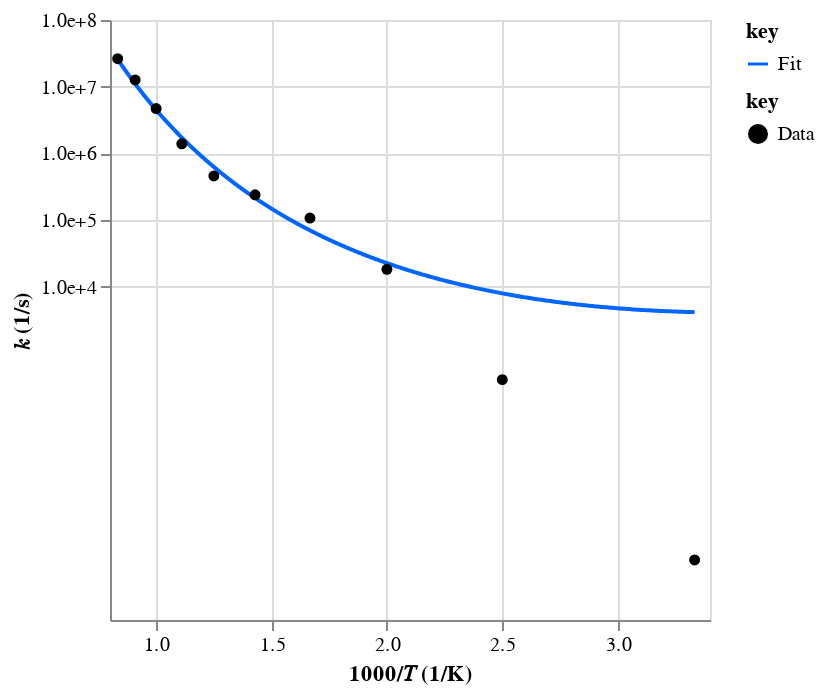
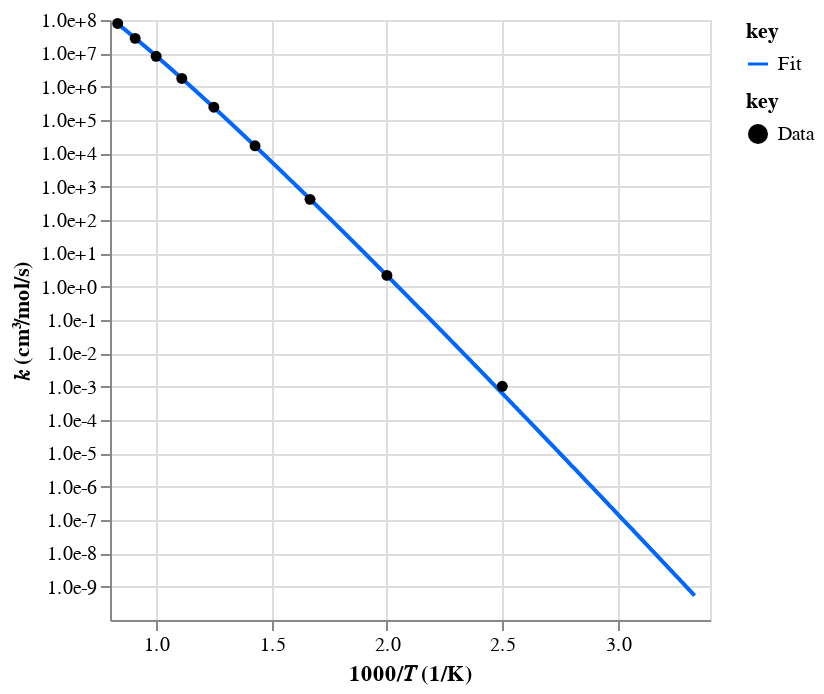
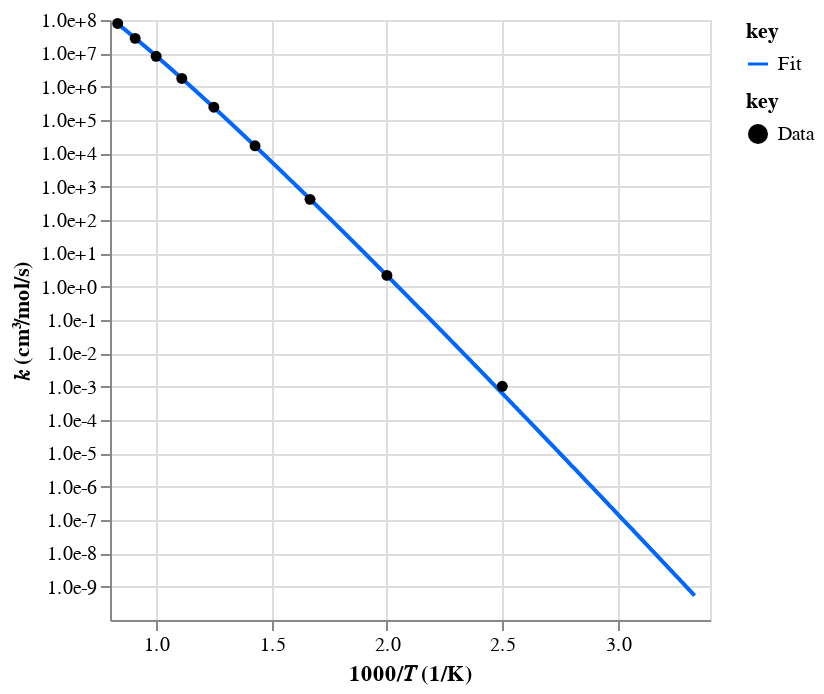
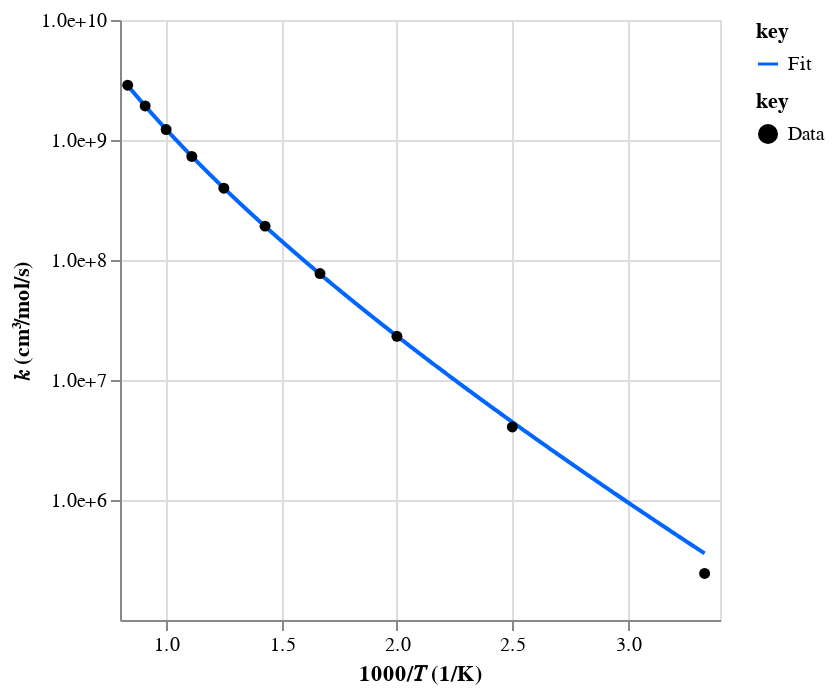

Notebook cell for these charts, in order:
### Code cell
print("Well-skipping rates:")
for rate_key in mess.surf.rate_keys(surf_out, direct=False):
    print(rate_key)
    rate = surf_out.rates[rate_key]
    rate_fit = surf_out.rate_fits[rate_key]
    display(
        ac.rate.data.display([rate, rate_fit], T_range=T_range, label=["Data", "Fit"])
    )

    branch_frac_arr = branch_frac_dct[rate_key]
    branch_frac = np.nanmedian(branch_frac_arr)
    print(f"Median branching fraction: {branch_frac}")
    print(branch_frac_arr)
    print()

### Figure 1 — Vega-Lite specification as saved in the notebook (floating-point values rounded to 4 significant figures; data arrays with more than 128 entries replaced by an {"elided": "..."} marker saying what was removed)
{"config": {"view": {"continuousWidth": 300, "continuousHeight": 300}}, "layer": [{"data": {"name": "data-c97ac2cfb63591f9628255ea6d043b38"}, "mark": {"type": "line"}, "encoding": {"color": {"field": "key", "scale": {"domain": ["Fit"], "range": ["#0066ff"]}, "type": "nominal"}, "x": {"field": "x", "scale": {"zero": false}, "title": "1000/𝑇 (1/K)", "type": "quantitative"}, "y": {"axis": {"format": ".1e", "values": [10000, 100000, 1000000, 10000000, 100000000]}, "field": "value", "scale": {"type": "log"}, "title": "𝑘 (1/s)", "type": "quantitative"}}, "transform": [{"fold": ["Fit"]}]}, {"data": {"name": "data-d2531cefba0b26ebe79014e2bade3544"}, "mark": {"type": "point", "filled": true, "opacity": 1}, "encoding": {"color": {"field": "key", "scale": {"domain": ["Data"], "range": ["#000000"]}, "type": "nominal"}, "x": {"field": "x", "scale": {"zero": false}, "title": "1000/𝑇 (1/K)", "type": "quantitative"}, "y": {"axis": {"format": ".1e", "values": [1, 10, 100, 1000, 10000, 100000, 1000000, 10000000, 100000000]}, "field": "value", "scale": {"type": "log"}, "title": "𝑘 (1/s)", "type": "quantitative"}}, "transform": [{"fold": ["Data"]}]}], "resolve": {"scale": {"color": "independent"}}, "$schema": "https://vega.github.io/schema/vega-lite/v5.20.1.json", "datasets": {"data-c97ac2cfb63591f9628255ea6d043b38": {"elided": "1000 records"}, "data-d2531cefba0b26ebe79014e2bade3544": [{"x": 3.333, "Data": 0.795}, {"x": 2.5, "Data": 403.0}, {"x": 2.0, "Data": 18200.0}, {"x": 1.667, "Data": 107000.0}, {"x": 1.429, "Data": 239000.0}, {"x": 1.25, "Data": 458000.0}, {"x": 1.111, "Data": 1390000.0}, {"x": 1.0, "Data": 4690000.0}, {"x": 0.9091, "Data": 12600000.0}, {"x": 0.8333, "Data": 26300000.0}]}}

### Figure 2 — Vega-Lite specification as saved in the notebook (floating-point values rounded to 4 significant figures; data arrays with more than 128 entries replaced by an {"elided": "..."} marker saying what was removed)
{"config": {"view": {"continuousWidth": 300, "continuousHeight": 300}}, "layer": [{"data": {"name": "data-cc1ba43922682f7f8985d07a4a4f5258"}, "mark": {"type": "line"}, "encoding": {"color": {"field": "key", "scale": {"domain": ["Fit"], "range": ["#0066ff"]}, "type": "nominal"}, "x": {"field": "x", "scale": {"zero": false}, "title": "1000/𝑇 (1/K)", "type": "quantitative"}, "y": {"axis": {"format": ".1e", "values": [1e-09, 1e-08, 1e-07, 1e-06, 1e-05, 0.0001, 0.001, 0.01, 0.1, 1, 10, 100, 1000, 10000, 100000, 1000000, 10000000, 100000000, 1000000000]}, "field": "value", "scale": {"type": "log"}, "title": "𝑘 (cm³/mol/s)", "type": "quantitative"}}, "transform": [{"fold": ["Fit"]}]}, {"data": {"name": "data-cecef21e339d7cb57d75a52c20746e3c"}, "mark": {"type": "point", "filled": true, "opacity": 1}, "encoding": {"color": {"field": "key", "scale": {"domain": ["Data"], "range": ["#000000"]}, "type": "nominal"}, "x": {"field": "x", "scale": {"zero": false}, "title": "1000/𝑇 (1/K)", "type": "quantitative"}, "y": {"axis": {"format": ".1e", "values": [0.001, 0.01, 0.1, 1, 10, 100, 1000, 10000, 100000, 1000000, 10000000, 100000000, 1000000000]}, "field": "value", "scale": {"type": "log"}, "title": "𝑘 (cm³/mol/s)", "type": "quantitative"}}, "transform": [{"fold": ["Data"]}]}], "resolve": {"scale": {"color": "independent"}}, "$schema": "https://vega.github.io/schema/vega-lite/v5.20.1.json", "datasets": {"data-cc1ba43922682f7f8985d07a4a4f5258": {"elided": "1000 records"}, "data-cecef21e339d7cb57d75a52c20746e3c": [{"x": 3.333, "Data": null}, {"x": 2.5, "Data": 0.001027}, {"x": 2.0, "Data": 2.18}, {"x": 1.667, "Data": 416.1}, {"x": 1.429, "Data": 16860.0}, {"x": 1.25, "Data": 242700.0}, {"x": 1.111, "Data": 1758000.0}, {"x": 1.0, "Data": 8130000.0}, {"x": 0.9091, "Data": 28120000.0}, {"x": 0.8333, "Data": 78890000.0}]}}

### Figure 3 — Vega-Lite specification as saved in the notebook (floating-point values rounded to 4 significant figures; data arrays with more than 128 entries replaced by an {"elided": "..."} marker saying what was removed)
{"config": {"view": {"continuousWidth": 300, "continuousHeight": 300}}, "layer": [{"data": {"name": "data-cc1ba43922682f7f8985d07a4a4f5258"}, "mark": {"type": "line"}, "encoding": {"color": {"field": "key", "scale": {"domain": ["Fit"], "range": ["#0066ff"]}, "type": "nominal"}, "x": {"field": "x", "scale": {"zero": false}, "title": "1000/𝑇 (1/K)", "type": "quantitative"}, "y": {"axis": {"format": ".1e", "values": [1e-09, 1e-08, 1e-07, 1e-06, 1e-05, 0.0001, 0.001, 0.01, 0.1, 1, 10, 100, 1000, 10000, 100000, 1000000, 10000000, 100000000, 1000000000]}, "field": "value", "scale": {"type": "log"}, "title": "𝑘 (cm³/mol/s)", "type": "quantitative"}}, "transform": [{"fold": ["Fit"]}]}, {"data": {"name": "data-cecef21e339d7cb57d75a52c20746e3c"}, "mark": {"type": "point", "filled": true, "opacity": 1}, "encoding": {"color": {"field": "key", "scale": {"domain": ["Data"], "range": ["#000000"]}, "type": "nominal"}, "x": {"field": "x", "scale": {"zero": false}, "title": "1000/𝑇 (1/K)", "type": "quantitative"}, "y": {"axis": {"format": ".1e", "values": [0.001, 0.01, 0.1, 1, 10, 100, 1000, 10000, 100000, 1000000, 10000000, 100000000, 1000000000]}, "field": "value", "scale": {"type": "log"}, "title": "𝑘 (cm³/mol/s)", "type": "quantitative"}}, "transform": [{"fold": ["Data"]}]}], "resolve": {"scale": {"color": "independent"}}, "$schema": "https://vega.github.io/schema/vega-lite/v5.20.1.json", "datasets": {"data-cc1ba43922682f7f8985d07a4a4f5258": {"elided": "1000 records"}, "data-cecef21e339d7cb57d75a52c20746e3c": [{"x": 3.333, "Data": null}, {"x": 2.5, "Data": 0.001027}, {"x": 2.0, "Data": 2.18}, {"x": 1.667, "Data": 416.1}, {"x": 1.429, "Data": 16860.0}, {"x": 1.25, "Data": 242700.0}, {"x": 1.111, "Data": 1758000.0}, {"x": 1.0, "Data": 8130000.0}, {"x": 0.9091, "Data": 28120000.0}, {"x": 0.8333, "Data": 78890000.0}]}}

### Figure 4 — Vega-Lite specification as saved in the notebook (floating-point values rounded to 4 significant figures; data arrays with more than 128 entries replaced by an {"elided": "..."} marker saying what was removed)
{"config": {"view": {"continuousWidth": 300, "continuousHeight": 300}}, "layer": [{"data": {"name": "data-d537877a77ccbc7439a49a451c77bf2d"}, "mark": {"type": "line"}, "encoding": {"color": {"field": "key", "scale": {"domain": ["Fit"], "range": ["#0066ff"]}, "type": "nominal"}, "x": {"field": "x", "scale": {"zero": false}, "title": "1000/𝑇 (1/K)", "type": "quantitative"}, "y": {"axis": {"format": ".1e", "values": [1000000, 10000000, 100000000, 1000000000, 10000000000]}, "field": "value", "scale": {"type": "log"}, "title": "𝑘 (cm³/mol/s)", "type": "quantitative"}}, "transform": [{"fold": ["Fit"]}]}, {"data": {"name": "data-72dbe576c694fccf761b1119a06727ca"}, "mark": {"type": "point", "filled": true, "opacity": 1}, "encoding": {"color": {"field": "key", "scale": {"domain": ["Data"], "range": ["#000000"]}, "type": "nominal"}, "x": {"field": "x", "scale": {"zero": false}, "title": "1000/𝑇 (1/K)", "type": "quantitative"}, "y": {"axis": {"format": ".1e", "values": [100000, 1000000, 10000000, 100000000, 1000000000, 10000000000]}, "field": "value", "scale": {"type": "log"}, "title": "𝑘 (cm³/mol/s)", "type": "quantitative"}}, "transform": [{"fold": ["Data"]}]}], "resolve": {"scale": {"color": "independent"}}, "$schema": "https://vega.github.io/schema/vega-lite/v5.20.1.json", "datasets": {"data-d537877a77ccbc7439a49a451c77bf2d": {"elided": "1000 records"}, "data-72dbe576c694fccf761b1119a06727ca": [{"x": 3.333, "Data": 244500.0}, {"x": 2.5, "Data": 4065000.0}, {"x": 2.0, "Data": 23130000.0}, {"x": 1.667, "Data": 77080000.0}, {"x": 1.429, "Data": 191500000.0}, {"x": 1.25, "Data": 396300000.0}, {"x": 1.111, "Data": 728700000.0}, {"x": 1.0, "Data": 1222000000.0}, {"x": 0.9091, "Data": 1921000000.0}, {"x": 0.8333, "Data": 2861000000.0}]}}
